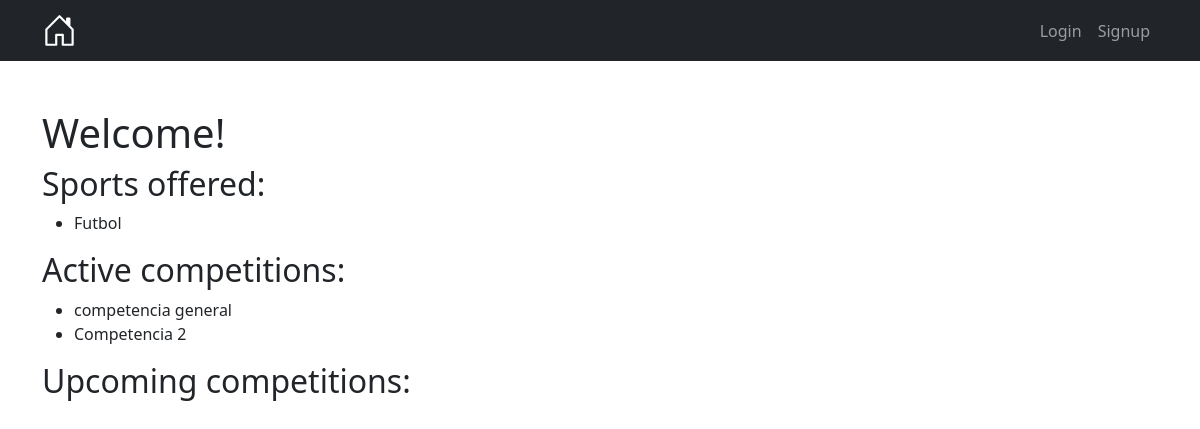
The app's page /, older data.
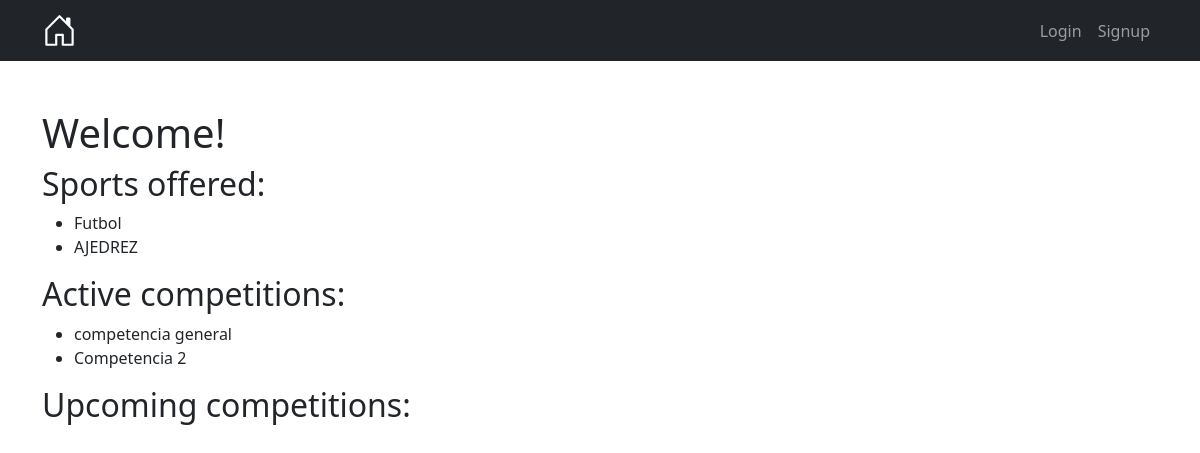
The same page, newer data.
### myapp/models.py (models this page shows, shortened)
class Sport(models.Model):
    name = models.CharField(max_length=50)
    TYPE_SPORT = (
        ('I', 'Individual'),
        ('T', 'Team'),
    )
    type_sport = models.CharField(max_length=1, choices=TYPE_SPORT, blank=True, default='I', help_text='Type of sport')

class Competition(models.Model):
    name = models.CharField(max_length=50)
    sport_list = models.ForeignKey(Sport, on_delete=models.SET_NULL, null=True)
    is_active = models.BooleanField(default=True)

### myapp/views.py (the view)
# urls.py: path('', views.home, name='home'),
def home(request):
    active_competitions = Competition.objects.filter(is_active=True)
    upcoming_competitions = Competition.objects.filter(is_active=False)
    sports_offered = Sport.objects.all()
    return render(request, 'home.html', {
        'active_competitions': active_competitions,
        'upcoming_competitions': upcoming_competitions,
        'sports_offered': sports_offered,
    })

### myapp/templates/home.html (shortened to what this page needs)
{% extends 'base.html' %}
{% block content %}
    <div class="container py-5">
        <h1>Welcome!</h1>
        <h2>Sports offered:</h2>
        <ul>
            {% for sport in sports_offered %}
                <li>{{ sport.name }}</li>
            {% endfor %}
        </ul>
        <h2>Active competitions:</h2>
        <ul>
            {% for competition in active_competitions %}
                <li>{{ competition.name }}</li>
            {% endfor %}
        </ul>
        <h2>Upcoming competitions:</h2>
    </div>
{% endblock %}

### myapp/templates/base.html (shortened to what this page needs)
{% load static %}
<!DOCTYPE html>
<html lang="en">
<head>
    <link href="https://cdn.jsdelivr.net/npm/bootstrap@5.3.0/dist/css/bootstrap.min.css" rel="stylesheet"
>
    <link rel="stylesheet" href="{% static 'style.css' %}">
    <head>
        <link rel="stylesheet" href="https://cdnjs.cloudflare.com/ajax/libs/animate.css/4.1.1/animate.min.css">
    </head>
</head>
<body>
<nav class="navbar navbar-expand-lg navbar-dark bg-dark">
    <div class="container">
        <a class="navbar-brand fw-bold" href="/">
        </a>
        <div class="collapse navbar-collapse" id="navbarNav">
            <ul class="navbar-nav ms-auto">
                {% if user.is_authenticated %}
                    <li class="nav-item"><a class="nav-link" href="{% url 'competitions' %}">Competitions</a></li>
                    <li class="nav-item"><a class="nav-link" href="#">Seasons</a></li>
                    <li class="nav-item"><a class="nav-link" href="{% url 'teams' %}">Teams</a></li>
                    <li class="nav-item"><a class="nav-link" href="{% url 'players' %}">Players</a></li>
                    <li class="nav-item"><a class="nav-link" href="{% url 'game_list' %}">Matches</a></li>
                    <li class="nav-item"><a class="nav-link" href="{% url 'standings_table' %}">Standings Table</a></li>
                    <li class="nav-item"><a class="nav-link" href="{% url 'new_player' %}">New Player</a></li>
                    <li class="nav-item"><a class="nav-link" href="{% url 'new_sport' %}">New Sport</a></li>
                    <li class="nav-item dropdown">
                        <a class="nav-link dropdown-toggle" href="#" id="dropdown-profile" role="button"
                           data-bs-toggle="dropdown" aria-expanded="false">{{ user.username }}
                        </a>
                        <ul class="dropdown-menu dropdown-menu-dark" aria-labelledby="navbarDarkDropdownMenuLink">
                            <li><a class="dropdown-item" href="#">
                                <svg xmlns="http://www.w3.org/2000/svg" width="16" height="16" fill="currentColor"
                                     class="bi bi-person-fill" viewBox="0 0 16 16">
                                    <path d="M3 14s-1 0-1-1 1-4 6-4 6 3 6 4-1 1-1 1H3Zm5-6a3 3 0 1 0 0-6 3 3 0 0 0 0 6Z"></path>
                                </svg>
                                Profile</a></li>
                            <li><a class="dropdown-item" href="#">
                                <svg xmlns="http://www.w3.org/2000/svg" width="16" height="16" fill="currentColor"
                                     class="bi bi-sliders" viewBox="0 0 16 16">
                                    <path fill-rule="evenodd"
                                          d="M11.5 2a1.5 1.5 0 1 0 0 3 1.5 1.5 0 0 0 0-3zM9.05 3a2.5 2.5 0 0 1 4.9 0H16v1h-2.05a2.5 2.5 0 0 1-4.9 0H0V3h9.05zM4.5 7a1.5 1.5 0 1 0 0 3 1.5 1.5 0 0 0 0-3zM2.05 8a2.5 2.5 0 0 1 4.9 0H16v1H6.95a2.5 2.5 0 0 1-4.9 0H0V8h2.05zm9.45 4a1.5 1.5 0 1 0 0 3 1.5 1.5 0 0 0 0-3zm-2.45 1a2.5 2.5 0 0 1 4.9 0H16v1h-2.05a2.5 2.5 0 0 1-4.9 0H0v-1h9.05z"></path>
                                </svg>
                                Settings</a></li>
                            <li><a class="dropdown-item" href="{% url 'logout' %}">
                                <svg xmlns="http://www.w3.org/2000/svg" width="16" height="16" fill="currentColor"
                                     class="bi bi-box-arrow-right" viewBox="0 0 16 16">
                                    <path fill-rule="evenodd"
                                          d="M10 12.5a.5.5 0 0 1-.5.5h-8a.5.5 0 0 1-.5-.5v-9a.5.5 0 0 1 .5-.5h8a.5.5 0 0 1 .5.5v2a.5.5 0 0 0 1 0v-2A1.5 1.5 0 0 0 9.5 2h-8A1.5 1.5 0 0 0 0 3.5v9A1.5 1.5 0 0 0 1.5 14h8a1.5 1.5 0 0 0 1.5-1.5v-2a.5.5 0 0 0-1 0v2z"></path>
                                    <path fill-rule="evenodd"
                                          d="M15.854 8.354a.5.5 0 0 0 0-.708l-3-3a.5.5 0 0 0-.708.708L14.293 7.5H5.5a.5.5 0 0 0 0 1h8.793l-2.147 2.146a.5.5 0 0 0 .708.708l3-3z"></path>
                                </svg>
                                Logout</a></li>
                        </ul>
                    </li>
                {% else %}
                    <li class="nav-item"><a class="nav-link" href="{% url 'signin' %}">Login</a></li>
                    <li class="nav-item"><a class="nav-link" href="{% url 'signup' %}">Signup</a></li>
                {% endif %}
            </ul>
        </div>
    </div>
</nav>
{% block content %}
{% endblock %}
</body>
</html>

Row changes from the older to the newer data that the page shows:
added Sport: name "AJEDREZ"
